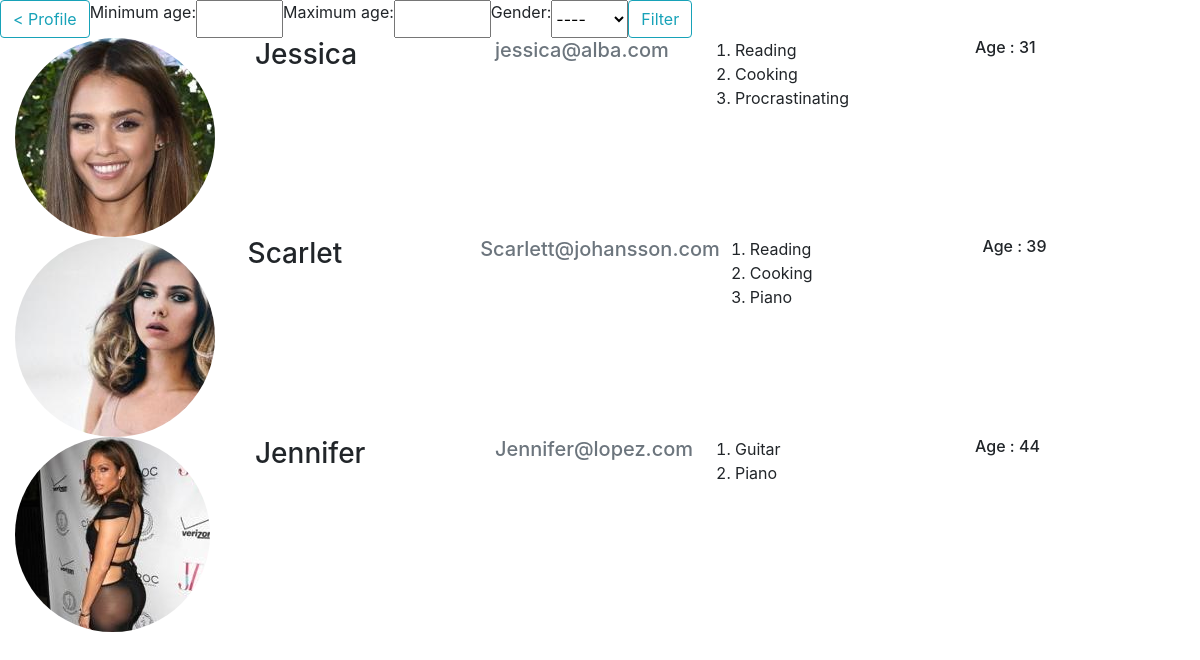
The page /matches/ (signed in) on the database its author committed.
### match/models.py (models this page shows, shortened)
class Profile(models.Model):
    user = models.OneToOneField(User, on_delete=models.CASCADE, related_name="profile")
    image = models.ImageField(default="default.jpg", upload_to='avatars')
    birth_date = models.DateField(null=True)
    GENDER_CHOICES = (
        ('Male', 'Male'),
        ('Female', 'Female'),
    )
    gender = models.CharField(max_length=6, choices=GENDER_CHOICES)
    hobbies = models.ManyToManyField(Hobby, blank=True)

class Hobby(models.Model):
    name = models.TextField()

### match/views.py (the view)
# urls.py: path('matches/', views.match, name='matches'),
@login_required
def match(request):
    username = request.user.username
    all_users = User.objects.exclude(username=username).exclude(
        username="admin")  # all users excluding the logged in user and admin
    user_list = get_sorted_matched_hobbies(username, all_users)
    context = {"user_list": user_list}
    return render(request, 'match/matches.html', context)

### match/views.py (called while the page is built)
def get_sorted_matched_hobbies(username, all_users):
    user_object = User.objects.get(username=username)  # user object
    user_hobbies = list(user_object.profile.hobbies.values_list("name"))  # list of logged in user hobbies
    user_list = []
    for u in all_users:
        hobbies = list(u.profile.hobbies.values_list("name"))
        u.profile.birth_date = calculate_age(u.profile.birth_date)
        matched_hobbies = count_matching_hobbies(user_hobbies, hobbies)
        user_list.append({"user": u, "matched_hobbies": matched_hobbies})
    return sorted(user_list, key=lambda k: k['matched_hobbies'], reverse=True)

def count_matching_hobbies(user_hobbies, hobbies):
    count = 0
    for h in user_hobbies:
        if h in hobbies:
            count += 1
            hobbies.remove(h)
    return count

def calculate_age(born):
    today = date.today()
    return today.year - born.year - ((today.month, today.day) < (born.month, born.day))

### match/templates/match/matches.html (shortened to what this page needs)
{% extends 'match/base.html' %}
{% load crispy_forms_tags %}
{% load static %}
{% block content %}
  <div class="content-section">
        <div class="row">
            <a class="btn btn-outline-info" href="{% url 'profile' %}">< Profile</a>
            <label for="min_age">Minimum age: </label>
            <input type="number" id="min_age" min="18" max="50" step="1">
            <label for="max_age">Maximum age: </label>
            <input type="number" id="max_age" min="19" max="100" step="1">
            <label for="gender">Gender:</label>
            <select id="gender">
              <option selected value="None">----</option>
            </select>
            <button id="filter" class="btn btn-outline-info" type="submit">Filter</button>
        </div>
        <div id="list">
            {% for entry in user_list %}
                <div class="matched_user row">
                <div class="user media col-sm" id="{{ entry.user.username }}">
                    <img class="rounded-circle account-img" src="{{ entry.user.profile.image.url }}">
                </div>
                    <h3 class="account-heading col-sm">{{ entry.user.username }}</h3>
                    <h5 class="email text-secondary col-sm">{{ entry.user.email }}</h5>
                    <ol class ="col-sm">
                        {% for hobby in entry.user.profile.hobbies.all %}
                            <li> {{ hobby.name }}</li>
                        {% endfor %}
                    </ol>
                    <h6 class="age col-sm"> Age : {{ entry.user.profile.birth_date }}</h6>
                </div>
            {% endfor %}
        </div>
  </div>
{% endblock %}

### match/templates/match/base.html (shortened to what this page needs)
{% load static %}
{% load bootstrap4 %}
{% bootstrap_css %}
<!DOCTYPE html>
<html lang="en">
  <head>
        <link rel="stylesheet" type="text/css" href="{% static 'match/styles/main.css' %}">
  </head>
  <body>
    <main role="main" class="container-fluid">
      <div class="row">
        <div class="col-md-12">
          {% block content %} {% endblock %}
        </div>
      </div>
    </main>
  </body>
</html>

### rows shown on the page
Hobby: name "Reading"
Hobby: name "Cooking"
Hobby: name "Procrastinating"
Hobby: name "Piano"
Hobby: name "Guitar"

### other values the page prints
{{ entry.user.username }} "Jessica"
{{ entry.user.email }} "jessica@alba.com"
{{ entry.user.profile.birth_date }} "31"
{{ entry.user.username }} "Scarlet"
{{ entry.user.email }} "Scarlett@johansson.com"
{{ entry.user.profile.birth_date }} "39"
{{ entry.user.username }} "Jennifer"
{{ entry.user.email }} "Jennifer@lopez.com"
{{ entry.user.profile.birth_date }} "44"
